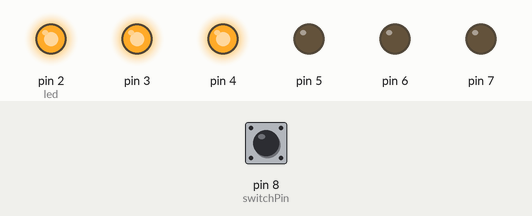
A sketch run on a simulated Arduino Uno, built with avr-gcc and run on an emulated ATmega328P. On the bench: output pins drawn as LEDs (lit = HIGH). The inputs (shaded band) are chosen by the test bench; at power-on: pin 8 (switchPin) LOW.

Above: at 23.2 s.
23.3 s: pin 8 (switchPin) pulled HIGH for 0.15 s
At 24.6 s:
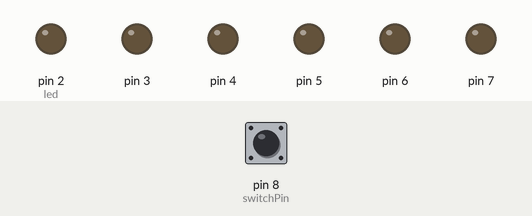
At 35.7 s:
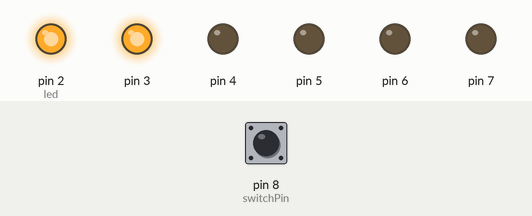
45.4 s: pin 8 (switchPin) pulled HIGH for 1 s
At 52.8 s:
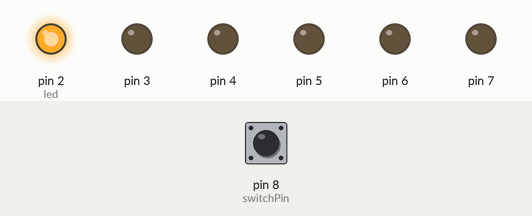
68.4 s: pin 8 (switchPin) pulled HIGH for 3.2 s
Timing chart, 0 to 109.1 s (numbered marks = the images above; inputs shaded):
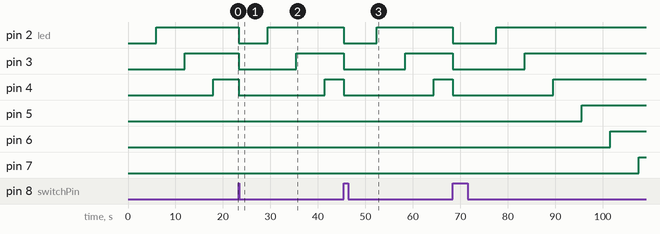

The sketch:

digital_hourglass.ino
```cpp
// Switch pin
const int switchPin = 8;

// variable to hold the last time an LED was changed
unsigned long previousTime = 0;

//variables to check the state of the switch
int switchState = 0;
int prevSwitchState = 0;

//variable used to tell which LED pin is the next to turn on
int led = 2;

//used to set the interval between lighting each LED
long interval = 6000;

void setup() {
  // set pins 2-7 for output
  for( int x = 2; x < 8; x++){
    pinMode(x, OUTPUT);
  }

  // set pin switch is connected to for input
  pinMode(switchPin, INPUT);

}

void loop() {
  // get how long the arduino has been running and store the value
  unsigned long currentTime = millis();

  // check to see if enough time has elapsed, if it's the case
  // sets the previousTime variable, turns on the next LED and increments
  // the led variable to the next pin to be set HIGH.
  if (currentTime - previousTime > interval) {
    previousTime = currentTime;
    digitalWrite(led, HIGH);
    led++;
  }

  // checks to see if the final LED is lit
  if (led > 8) {
    // flashes the LEDS once they are all lit
    for (int x = 7; x > 1; x--) {
      digitalWrite(x, LOW);
      delay(20);
    }

    delay(125);

    for (int x = 2; x < 8; x++) {
      digitalWrite(x, HIGH);
      delay(20);
    }

    delay(125);

  }

  // gets the state of the switch
  switchState = digitalRead(switchPin);

  // Checks to see if the switch state has changed since the loop last ran
  // If it has, it resets the LEDs and the previousTime variable
  if (switchState != prevSwitchState) {
    for (int x = 2; x < 8; x++) {
      digitalWrite(x, LOW);
    }

    led =2;
    previousTime = currentTime;
  }

  // sets the prevSwitchState so it can be checked the next time the loop is run
  prevSwitchState = switchState;

}
```

Measured:
- after the input at 23.3 s, pin 5–7: stops changing and stays LOW
- after the input at 45.4 s, pin 5–7: stops changing and stays LOW
